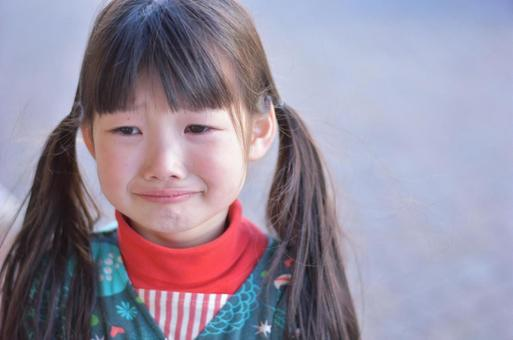
#> input picture images/sp.jpg, 513 x 340 px
$ python '팀 프로젝트 찰칵1.py'
#> lines starting #> are read from the running program, lines starting #| are printed output that depends on the picture; after the words box and inside, x2 and y2 are one past the last pixel; in counts of white or black regions, pixels touching at a corner belong together
import sys
import cv2, numpy as np

image1 = cv2.imread('images/sp.jpg')
#> image1 is the input picture: shape (340, 513, 3); mean B, G, R 159, 141, 150.3
img1 = cv2.imread('images/sp.jpg')


def color_quantization(img, k): # 색상 양자화 (색상 수 줄이기)

  data = np.float32(img).reshape((-1, 3))
  criteria = (cv2.TERM_CRITERIA_EPS + cv2.TERM_CRITERIA_MAX_ITER, 20, 0.001)
  ret, label, center = cv2.kmeans(data, k, None, criteria, 20, cv2.KMEANS_RANDOM_CENTERS)
  center = np.uint8(center)
  result = center[label.flatten()]
  result = result.reshape(img.shape)
  return result


def edge_mask(img, line_size, blur_value): #마스크 만들기 (선따기)
#> called with line_size = 5, blur_value = 5
  gray = cv2.cvtColor(img, cv2.COLOR_BGR2GRAY)
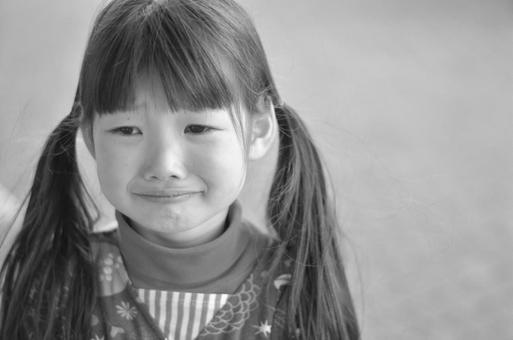
#> gray: shape (340, 513); min 16, max 254, mean 145.8
  gray_blur = cv2.medianBlur(gray, blur_value)
  edges = cv2.adaptiveThreshold(gray_blur, 255, cv2.ADAPTIVE_THRESH_MEAN_C, cv2.THRESH_BINARY, line_size, blur_value)
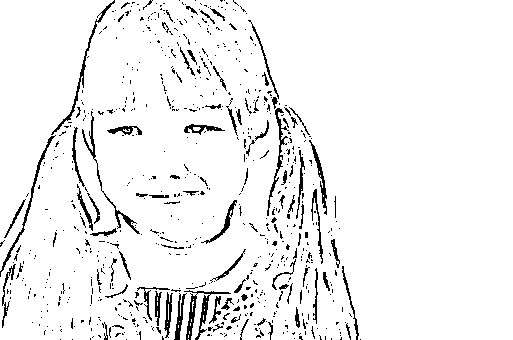
#> edges: shape (340, 513); 94.2% white; black in thin lines or dots, all inside (x1, y1, x2, y2) = (0, 0, 361, 340)
  return edges


line_size = 5  # 선의 두께
blur_value = 5
edges = edge_mask(image1, line_size, blur_value)


def color_quantization(img, k): # 색상 양자화 (색상 수 줄이기)

#> called with k = 21
  data = np.float32(img).reshape((-1, 3))

  criteria = (cv2.TERM_CRITERIA_EPS + cv2.TERM_CRITERIA_MAX_ITER, 20, 0.001)

  ret, label, center = cv2.kmeans(data, k, None, criteria, 10, cv2.KMEANS_RANDOM_CENTERS)
#> ret = 37449586.5; center = 21 rows, first 8: [124.2, 99.5, 62.96], [72.03, 70.34, 133.6], [73.86, 59.6, 215.5], [92.12, 77.7, 243.6], [118.7, 116.6, 142.8], [89.84, 73.76, 179.8], [220.3, 195.1, 188.6], [212.3, 183.8, 177.9]
  center = np.uint8(center)
#> center = 21 rows, first 8: [124, 99, 62], [72, 70, 133], [73, 59, 215], [92, 77, 243], [118, 116, 142], [89, 73, 179], [220, 195, 188], [212, 183, 177]
  result = center[label.flatten()]
  result = result.reshape(img.shape)
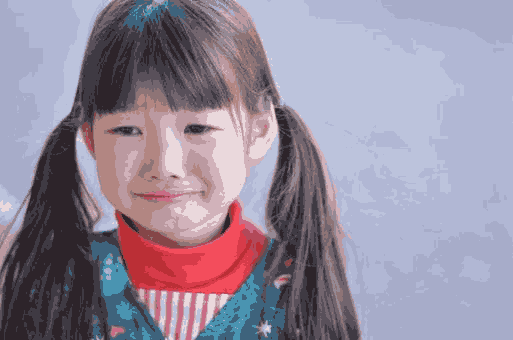
#> result: shape (340, 513, 3); mean B, G, R 158.6, 140.5, 149.8
  return result

total_color = 21 #색상의 수
img = color_quantization(image1, total_color)
blurred = cv2.bilateralFilter(img, d=9, sigmaColor=30,sigmaSpace=30) #양뱡향 필터
cartoon = cv2.bitwise_and(blurred, blurred, mask=edges)
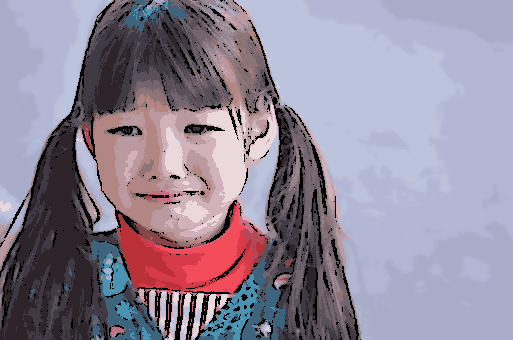
#> cartoon: shape (340, 513, 3); mean B, G, R 153.1, 135.5, 143.6

#cv2.imshow('ww', image1)
cv2.imshow('cartoon', cartoon)
#cv2.imshow('emeeee', edges)
# cv2.imshow('emge',img)
# cv2.imshow('eee', blurred)
cv2.waitKey()
cv2.destroyAllWindows()

$ run again, with images/building.jpg copied over images/sp.jpg
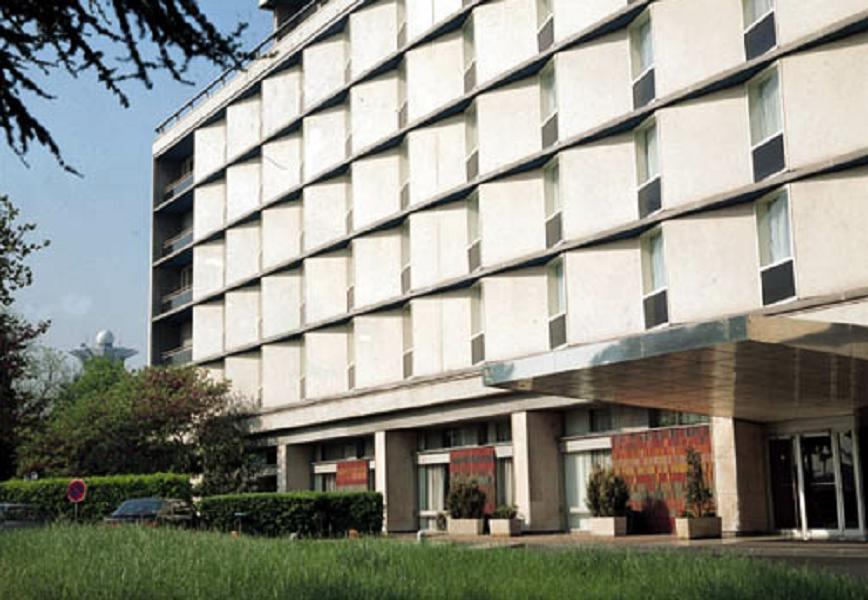
#> input picture images/building.jpg, 868 x 600 px
#> image1 is the input picture: shape (600, 868, 3); mean B, G, R 133.7, 143.6, 142.9
#> in edge_mask, `edges = cv2.adaptiveThreshold(gray_blur, 255, cv2.ADAPTIVE_THRESH_MEAN..`:
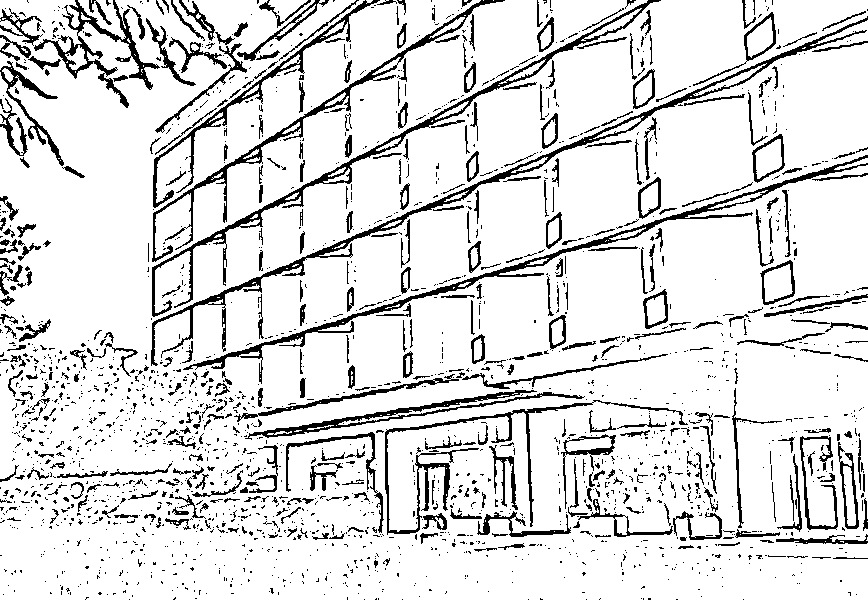
#> edges: shape (600, 868); 87.2% white; 2123 black regions (1722 under 20 px), largest, box (x1, y1, x2, y2) and area: (151, 16, 868, 366) 4538, (183, 155, 868, 384) 3981, (152, 0, 661, 317) 3659
#> in color_quantization, `ret, label, center = cv2.kmeans(data, k, None, criteria, 10, cv2.KMEAN..`: ret = 86818642; center = 21 rows, first 8: [58.69, 76.71, 125.9], [72.06, 102.5, 97.87], [35.49, 44.41, 44.34], [99.28, 114.9, 116.1], [75.13, 105, 154.7], [7.9, 9.3, 8.69], [210.4, 188.9, 163.9], [142.8, 129.4, 109.7]
#> in color_quantization, `center = np.uint8(center)`: center = 21 rows, first 8: [58, 76, 125], [72, 102, 97], [35, 44, 44], [99, 114, 116], [75, 105, 154], [7, 9, 8], [210, 188, 163], [142, 129, 109]
#> `cartoon = cv2.bitwise_and(blurred, blurred, mask=edges)`:
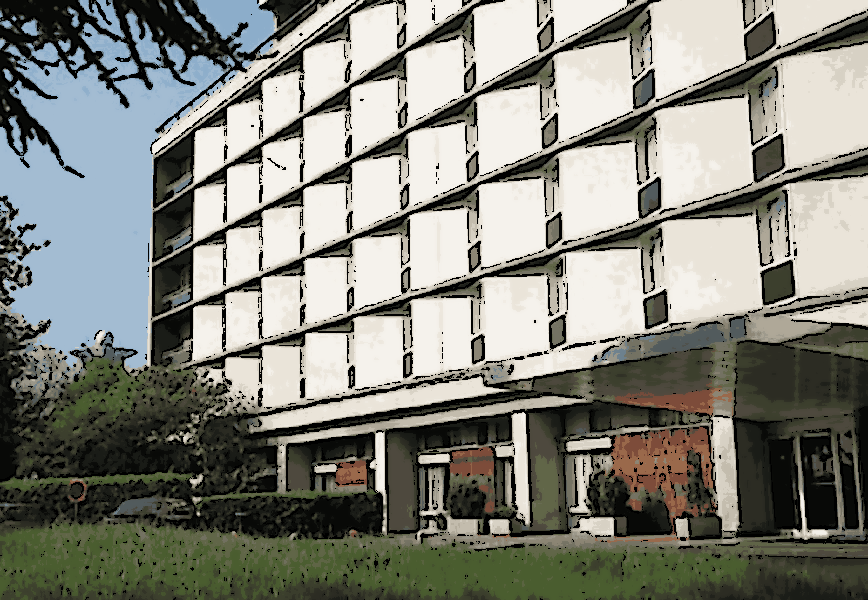
#> cartoon: shape (600, 868, 3); mean B, G, R 124.6, 133.1, 132.2
